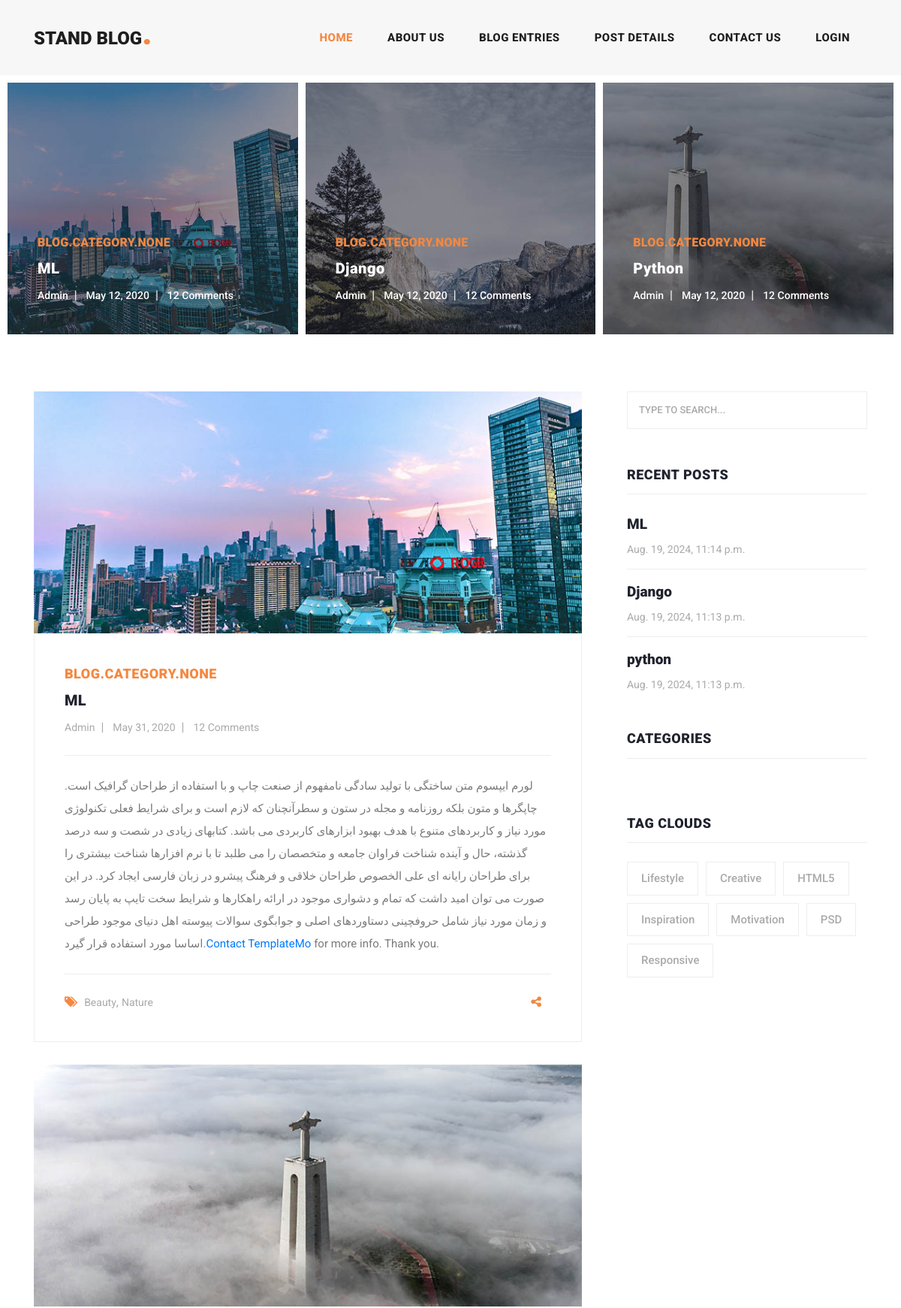
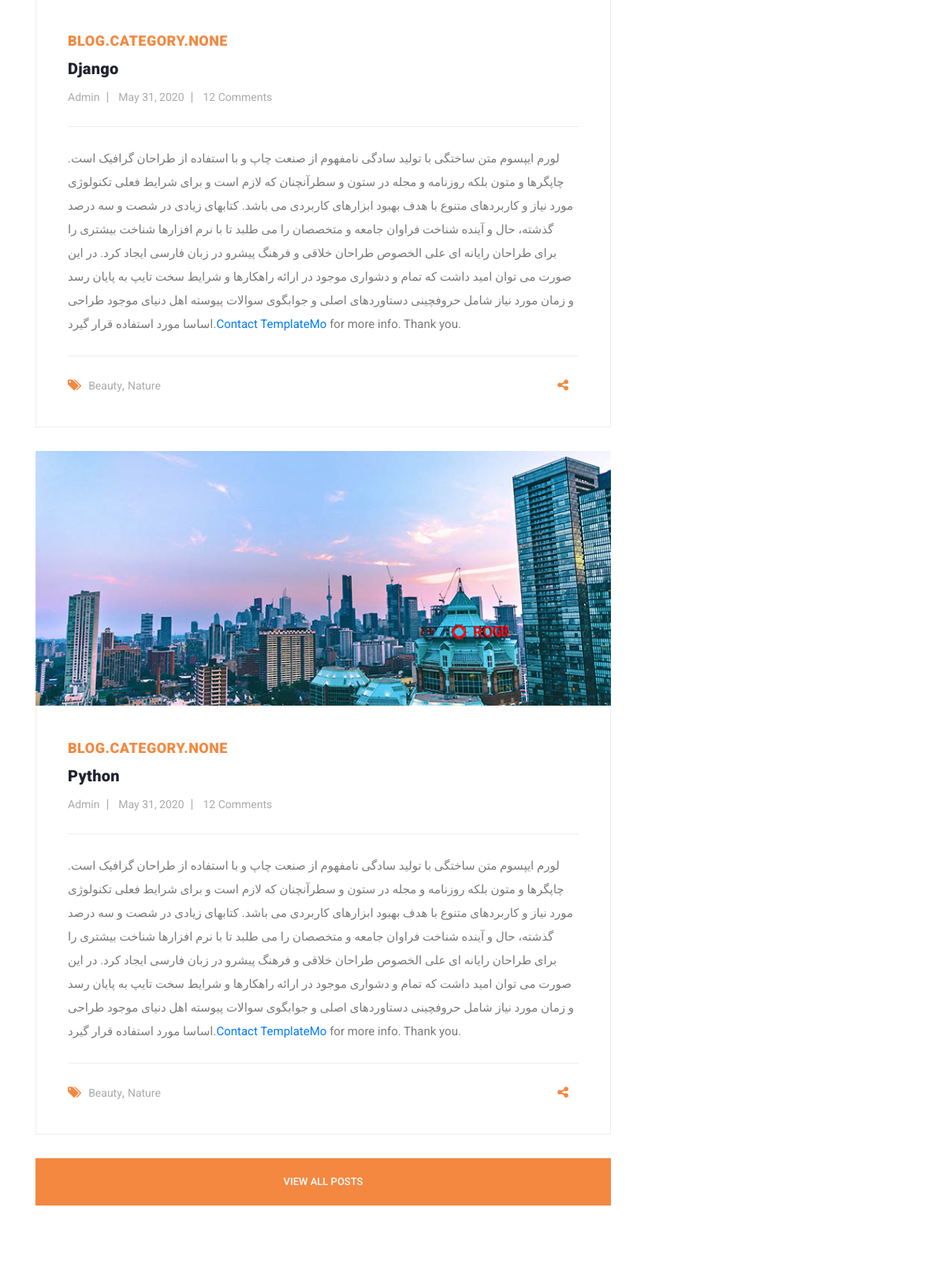
Screenshot of /blog/ (upper part) with the database file from the repository (2 pictures, top to bottom).
### blog/models.py (models this page shows, shortened)
class Article(models.Model):
    title = models.CharField(max_length=20 ,help_text="It should be unique")
    text = models.TextField()
    image = models.ImageField(upload_to='article/image')
    category = models.ManyToManyField(Category ,related_name='articles')
    banner = models.ImageField(upload_to='article/banner' ,help_text='best size for banner:770x340')
    status = models.BooleanField(default=False)
    slug = models.SlugField(null=True , unique=True ,blank=True,default=1)
    created = models.DateTimeField(auto_now_add=True)
    updated =models.DateTimeField(auto_now=True)
    class Meta:
        ordering = ['-created']
    def get_absolute_url(self):
        return reverse('blog:detail' , kwargs={"slug":self.slug})

### blog/views.py (the view)
# urls.py: path('' , index , name='home'),
def index(request):
    article = Article.objects.filter(status=True)
    article_ordring = Article.objects.all()[:3]
    return render(request , 'blog/index.html' , {'objects':article , 'article_ordring':article_ordring })

### context_processor/context_processor.py (called while the page is built)
def recent_article(request):
    recent = Article.objects.order_by('-created')
    return {'recent':recent}

### blog/templates/blog/index.html (shortened to what this page needs)
{% extends 'base.html' %}
{% load static %}
{% load social_share %}
{% block content %}
<body>
    <div class="main-banner header-text">
        <div class="container-fluid">
            <div class="owl-banner owl-carousel">
                {% for object in objects %}
                    <div class="item">
                        <img src="{{ object.image.url }}" alt="">
                        <div class="item-content">
                            <div class="main-content">
                                <div class="meta-category">
                                    <span>{{ object.category }}</span>
                                </div>
                                <a href="{{ object.get_absolute_url }}"><h4>{{ object.title }}</h4></a>
                                <ul class="post-info">
                                    <li><a href="#">Admin</a></li>
                                    <li><a href="#">May 12, 2020</a></li>
                                    <li><a href="#">12 Comments</a></li>
                                </ul>
                            </div>
                        </div>
                    </div>
                {% endfor %}
            </div>
        </div>
    </div>
    <section class="blog-posts">
        <div class="container">
            <div class="row">
                <div class="col-lg-8">
                    <div class="all-blog-posts">
                        <div class="row">
                            {% for object in article_ordring %}
                                <div class="col-lg-12">
                                    <div class="blog-post">
                                        <div class="blog-thumb">
                                            <img src="{{ object.banner.url }}" alt="">
                                        </div>
                                        <div class="down-content">
                                            <span>{{ object.category }}</span>
                                            <a href="{% url 'blog:detail' object.id %}"><h4>{{ object.title }}</h4></a>
                                            <ul class="post-info">
                                                <li><a href="#">Admin</a></li>
                                                <li><a href="#">May 31, 2020</a></li>
                                                <li><a href="#">12 Comments</a></li>
                                            </ul>
                                            <p>{{ object.text }}<a rel="nofollow" href="https://templatemo.com/contact"
                                                                   target="_parent">Contact TemplateMo</a> for more
                                                info. Thank you.</p>
                                            <div class="post-options">
                                                <div class="row">
                                                    <div class="col-6">
                                                        <ul class="post-tags">
                                                            <li><i class="fa fa-tags"></i></li>
                                                            <li><a href="#">Beauty</a>,</li>
                                                            <li><a href="#">Nature</a></li>
                                                        </ul>
                                                    </div>
                                                    <div class="col-6">
                                                        <ul class="post-share">
                                                            <li><i class="fa fa-share-alt"></i></li>
                                                        </ul>
                                                    </div>
                                                </div>
                                            </div>
                                        </div>
                                    </div>
                                </div>
                            {% endfor %}
                            <div class="col-lg-12">
                                <div class="main-button">
                                    <a href="{% url 'blog:articles' %}">View All Posts</a>
                                </div>
                            </div>
                        </div>
                    </div>
                </div>
                {% include 'includes/sidebar.html' %}
            </div>
        </div>
    </section>
{% endblock content %}

### templates/base.html
 {% load static %}
{% include 'includes/header.html' %}
 {% block content %}
 {% endblock content %}
{% include 'includes/footer.html' %}

### templates/includes/header.html (shortened to what this page needs)
{% load static %}
<!DOCTYPE html>
<html lang="en">
<head>
    <link href="{% static 'vendor/bootstrap/css/bootstrap.min.css' %}" rel="stylesheet">
    <link rel="stylesheet" href=" {% static 'css/fontawesome.css' %} ">
    <link rel="stylesheet" href=" {% static 'css/templatemo-stand-blog.css' %} ">
    <link rel="stylesheet" href=" {% static 'css/owl.css' %} ">
</head>
<body>
<header class="">
    <nav class="navbar navbar-expand-lg">
        <div class="container">
            <a class="navbar-brand" href="index.html"><h2>Stand Blog<em>.</em></h2></a>
            <div class="collapse navbar-collapse" id="navbarResponsive">
                <ul class="navbar-nav ml-auto">
                    <li class="nav-item active">
                        <a class="nav-link" href="{% url 'blog:home' %}">Home
                        </a>
                    </li>
                    <li class="nav-item">
                        <a class="nav-link" href="about.html">About Us</a>
                    </li>
                    <li class="nav-item">
                        <a class="nav-link" href="blog.html">Blog Entries</a>
                    </li>
                    <li class="nav-item">
                        <a class="nav-link" href="post-details.html">Post Details</a>
                    </li>
                    <li class="nav-item">
                        <a class="nav-link" href="contact.html">Contact Us</a>
                    </li>
                    {% if user.is_authenticated %}
                        <li class="nav-item">
                            <a class="nav-link" href="{% url 'user:logout' %}">Logout</a>
                        </li>
                    {% else %}
                        <li class="nav-item">
                            <a class="nav-link" href="{% url 'user:login' %}">Login</a>
                        </li>
                    {% endif %}
                </ul>
            </div>
        </div>
    </nav>
</header>

### templates/includes/sidebar.html (shortened to what this page needs)
{% load static %}
<div class="col-lg-4">
    <div class="sidebar">
        <div class="row">
            <div class="col-lg-12">
                <div class="sidebar-item search">
                    <form id="search_form" name="gs" method="GET" action="#">
                        <input type="text" name="q" class="searchText" placeholder="type to search..."
                               autocomplete="on">
                    </form>
                </div>
            </div>
            <div class="col-lg-12">
                <div class="sidebar-item recent-posts">
                    <div class="sidebar-heading">
                        <h2>Recent Posts</h2>
                    </div>
                    <div class="content">
                        <ul>
                            {% for article in recent %}
                                <li><a href="{{ article.get_absolute_url }}">
                                    <h5>{{ article.title }}</h5>
                                    <span>{{ article.created }}</span>
                                </a></li>
                            {% endfor %}
                        </ul>
                    </div>
                </div>
            </div>
            <div class="col-lg-12">
                <div class="sidebar-item categories">
                    <div class="sidebar-heading">
                        <h2>Categories</h2>
                    </div>
                </div>
            </div>
            <div class="col-lg-12">
                <div class="sidebar-item tags">
                    <div class="sidebar-heading">
                        <h2>Tag Clouds</h2>
                    </div>
                    <div class="content">
                        <ul>
                            <li><a href="#">Lifestyle</a></li>
                            <li><a href="#">Creative</a></li>
                            <li><a href="#">HTML5</a></li>
                            <li><a href="#">Inspiration</a></li>
                            <li><a href="#">Motivation</a></li>
                            <li><a href="#">PSD</a></li>
                            <li><a href="#">Responsive</a></li>
                        </ul>
                    </div>
                </div>
            </div>
        </div>
    </div>
</div>

### templates/includes/footer.html (shortened to what this page needs)
{% load static %}
  </body>
</html>>

### rows the page displays
Article: image (picture), category "BLOG.CATEGORY.NONE", title "ML", banner (picture), text "لورم ایپسوم متن ساختگی با تولید سادگی نامفهوم از صنعت چاپ و با استفاده از طراحان گرافیک است. چاپگرها و متون بلکه روزنامه و مجله در ستون و سطرآنچنان که لازم است و برای شرایط فعلی تکنولوژی مورد نیاز و کاربردهای متنوع با هدف بهبود ابزارهای کاربردی می باشد. کتابهای زیادی در شصت و سه درصد گذشته، حال و آینده شناخت فراوان جامعه و متخصصان را می طلبد تا با نرم افزارها شناخت بیشتری را برای طراحان رایانه ای علی الخصوص طراحان خلاقی و فرهنگ پیشرو در زبان فارسی ایجاد کرد. در این صورت می توان امید داشت که تمام و دشواری موجود در ارائه راهکارها و شرایط سخت تایپ به پایان رسد و زمان مورد نیاز شامل حروفچینی دستاوردهای اصلی و جوابگوی سوالات پیوسته اهل دنیای موجود طراحی اساسا مورد استفاده قرار گیرد.", created "Aug. 19, 2024, 11:14 p.m."
Article: image (picture), category "BLOG.CATEGORY.NONE", title "Django", banner (picture), text "لورم ایپسوم متن ساختگی با تولید سادگی نامفهوم از صنعت چاپ و با استفاده از طراحان گرافیک است. چاپگرها و متون بلکه روزنامه و مجله در ستون و سطرآنچنان که لازم است و برای شرایط فعلی تکنولوژی مورد نیاز و کاربردهای متنوع با هدف بهبود ابزارهای کاربردی می باشد. کتابهای زیادی در شصت و سه درصد گذشته، حال و آینده شناخت فراوان جامعه و متخصصان را می طلبد تا با نرم افزارها شناخت بیشتری را برای طراحان رایانه ای علی الخصوص طراحان خلاقی و فرهنگ پیشرو در زبان فارسی ایجاد کرد. در این صورت می توان امید داشت که تمام و دشواری موجود در ارائه راهکارها و شرایط سخت تایپ به پایان رسد و زمان مورد نیاز شامل حروفچینی دستاوردهای اصلی و جوابگوی سوالات پیوسته اهل دنیای موجود طراحی اساسا مورد استفاده قرار گیرد.", created "Aug. 19, 2024, 11:13 p.m."
Article: image (picture), category "BLOG.CATEGORY.NONE", title "Python", banner (picture), text "لورم ایپسوم متن ساختگی با تولید سادگی نامفهوم از صنعت چاپ و با استفاده از طراحان گرافیک است. چاپگرها و متون بلکه روزنامه و مجله در ستون و سطرآنچنان که لازم است و برای شرایط فعلی تکنولوژی مورد نیاز و کاربردهای متنوع با هدف بهبود ابزارهای کاربردی می باشد. کتابهای زیادی در شصت و سه درصد گذشته، حال و آینده شناخت فراوان جامعه و متخصصان را می طلبد تا با نرم افزارها شناخت بیشتری را برای طراحان رایانه ای علی الخصوص طراحان خلاقی و فرهنگ پیشرو در زبان فارسی ایجاد کرد. در این صورت می توان امید داشت که تمام و دشواری موجود در ارائه راهکارها و شرایط سخت تایپ به پایان رسد و زمان مورد نیاز شامل حروفچینی دستاوردهای اصلی و جوابگوی سوالات پیوسته اهل دنیای موجود طراحی اساسا مورد استفاده قرار گیرد.", title "python", created "Aug. 19, 2024, 11:13 p.m."
